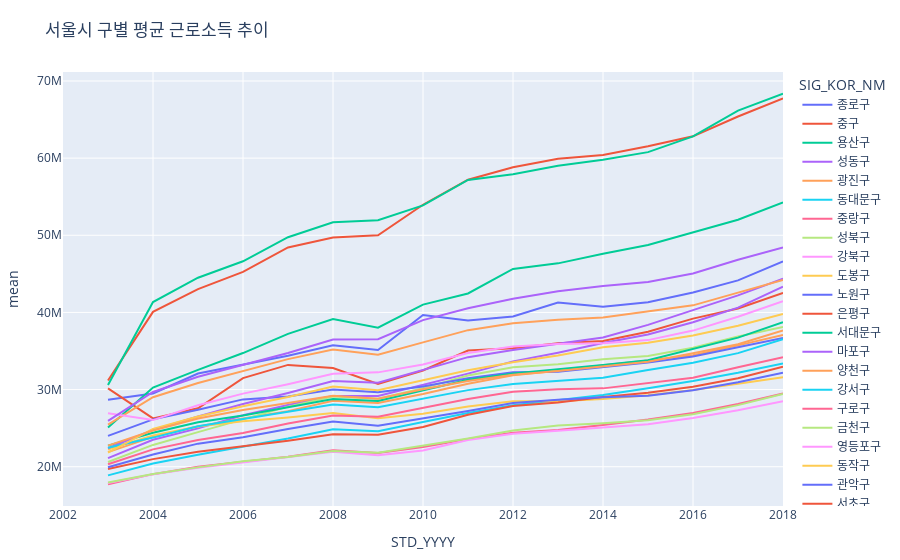

This figure's notebook cell:
### Code cell
fig = px.line(ds[ds['var']=='inc_wage'], x='STD_YYYY', y='mean', color='SIG_KOR_NM')
fig.update_layout(
    margin={"r":16,"t":72,"l":16,"b":16},
    title='서울시 구별 평균 근로소득 추이',)
fig.show()

### Figure 1 — Plotly figure (JSON) as saved in the notebook; plotly's stock layout.template omitted (floating-point values rounded to 4 significant figures)
{"data": [{"hovertemplate": "SIG_KOR_NM=종로구<br>STD_YYYY=%{x}<br>mean=%{y}<extra></extra>", "legendgroup": "종로구", "line": {"color": "#636efa", "dash": "solid"}, "mode": "lines", "name": "종로구", "orientation": "v", "showlegend": true, "type": "scatter", "x": [2002, 2003, 2004, 2005, 2006, 2007, 2008, 2009, 2010, 2011, 2012, 2013, 2014, 2015, 2016, 2017, 2018], "xaxis": "x", "y": [null, 28670000.0, 29500000.0, 32080000.0, 33270000.0, 34380000.0, 35740000.0, 35140000.0, 39660000.0, 38940000.0, 39480000.0, 41280000.0, 40750000.0, 41320000.0, 42570000.0, 44150000.0, 46620000.0], "yaxis": "y"}, {"hovertemplate": "SIG_KOR_NM=중구<br>STD_YYYY=%{x}<br>mean=%{y}<extra></extra>", "legendgroup": "중구", "line": {"color": "#EF553B", "dash": "solid"}, "mode": "lines", "name": "중구", "orientation": "v", "showlegend": true, "type": "scatter", "x": [2002, 2003, 2004, 2005, 2006, 2007, 2008, 2009, 2010, 2011, 2012, 2013, 2014, 2015, 2016, 2017, 2018], "xaxis": "x", "y": [null, 30150000.0, 26260000.0, 27570000.0, 31490000.0, 33200000.0, 32800000.0, 30730000.0, 32470000.0, 35060000.0, 35360000.0, 36000000.0, 36280000.0, 37490000.0, 39200000.0, 40510000.0, 42540000.0], "yaxis": "y"}, {"hovertemplate": "SIG_KOR_NM=용산구<br>STD_YYYY=%{x}<br>mean=%{y}<extra></extra>", "legendgroup": "용산구", "line": {"color": "#00cc96", "dash": "solid"}, "mode": "lines", "name": "용산구", "orientation": "v", "showlegend": true, "type": "scatter", "x": [2002, 2003, 2004, 2005, 2006, 2007, 2008, 2009, 2010, 2011, 2012, 2013, 2014, 2015, 2016, 2017, 2018], "xaxis": "x", "y": [null, 25080000.0, 30250000.0, 32550000.0, 34730000.0, 37220000.0, 39140000.0, 38020000.0, 41020000.0, 42450000.0, 45630000.0, 46360000.0, 47610000.0, 48740000.0, 50380000.0, 52020000.0, 54270000.0], "yaxis": "y"}, {"hovertemplate": "SIG_KOR_NM=성동구<br>STD_YYYY=%{x}<br>mean=%{y}<extra></extra>", "legendgroup": "성동구", "line": {"color": "#ab63fa", "dash": "solid"}, "mode": "lines", "name": "성동구", "orientation": "v", "showlegend": true, "type": "scatter", "x": [2002, 2003, 2004, 2005, 2006, 2007, 2008, 2009, 2010, 2011, 2012, 2013, 2014, 2015, 2016, 2017, 2018], "xaxis": "x", "y": [null, 21120000.0, 23500000.0, 24970000.0, 26670000.0, 28010000.0, 29180000.0, 29160000.0, 30640000.0, 32070000.0, 33660000.0, 34780000.0, 36030000.0, 37130000.0, 38720000.0, 40620000.0, 43330000.0], "yaxis": "y"}, {"hovertemplate": "SIG_KOR_NM=광진구<br>STD_YYYY=%{x}<br>mean=%{y}<extra></extra>", "legendgroup": "광진구", "line": {"color": "#FFA15A", "dash": "solid"}, "mode": "lines", "name": "광진구", "orientation": "v", "showlegend": true, "type": "scatter", "x": [2002, 2003, 2004, 2005, 2006, 2007, 2008, 2009, 2010, 2011, 2012, 2013, 2014, 2015, 2016, 2017, 2018], "xaxis": "x", "y": [null, 21890000.0, 23870000.0, 25220000.0, 26270000.0, 27210000.0, 28540000.0, 28250000.0, 29430000.0, 30750000.0, 31840000.0, 32440000.0, 33160000.0, 33760000.0, 34450000.0, 35730000.0, 37080000.0], "yaxis": "y"}, {"hovertemplate": "SIG_KOR_NM=동대문구<br>STD_YYYY=%{x}<br>mean=%{y}<extra></extra>", "legendgroup": "동대문구", "line": {"color": "#19d3f3", "dash": "solid"}, "mode": "lines", "name": "동대문구", "orientation": "v", "showlegend": true, "type": "scatter", "x": [2002, 2003, 2004, 2005, 2006, 2007, 2008, 2009, 2010, 2011, 2012, 2013, 2014, 2015, 2016, 2017, 2018], "xaxis": "x", "y": [null, 18880000.0, 20420000.0, 21550000.0, 22610000.0, 23650000.0, 24840000.0, 24590000.0, 25810000.0, 26970000.0, 27970000.0, 28600000.0, 29300000.0, 30180000.0, 31100000.0, 32170000.0, 33390000.0], "yaxis": "y"}, {"hovertemplate": "SIG_KOR_NM=중랑구<br>STD_YYYY=%{x}<br>mean=%{y}<extra></extra>", "legendgroup": "중랑구", "line": {"color": "#FF6692", "dash": "solid"}, "mode": "lines", "name": "중랑구", "orientation": "v", "showlegend": true, "type": "scatter", "x": [2002, 2003, 2004, 2005, 2006, 2007, 2008, 2009, 2010, 2011, 2012, 2013, 2014, 2015, 2016, 2017, 2018], "xaxis": "x", "y": [null, 17720000.0, 19040000.0, 20000000.0, 20650000.0, 21300000.0, 22150000.0, 21790000.0, 22570000.0, 23580000.0, 24410000.0, 24760000.0, 25410000.0, 26110000.0, 26980000.0, 28130000.0, 29490000.0], "yaxis": "y"}, {"hovertemplate": "SIG_KOR_NM=성북구<br>STD_YYYY=%{x}<br>mean=%{y}<extra></extra>", "legendgroup": "성북구", "line": {"color": "#B6E880", "dash": "solid"}, "mode": "lines", "name": "성북구", "orientation": "v", "showlegend": true, "type": "scatter", "x": [2002, 2003, 2004, 2005, 2006, 2007, 2008, 2009, 2010, 2011, 2012, 2013, 2014, 2015, 2016, 2017, 2018], "xaxis": "x", "y": [null, 20610000.0, 22830000.0, 24480000.0, 26100000.0, 27790000.0, 29110000.0, 28820000.0, 30190000.0, 31830000.0, 32890000.0, 33270000.0, 33930000.0, 34350000.0, 35430000.0, 36890000.0, 38120000.0], "yaxis": "y"}, {"hovertemplate": "SIG_KOR_NM=강북구<br>STD_YYYY=%{x}<br>mean=%{y}<extra></extra>", "legendgroup": "강북구", "line": {"color": "#FF97FF", "dash": "solid"}, "mode": "lines", "name": "강북구", "orientation": "v", "showlegend": true, "type": "scatter", "x": [2002, 2003, 2004, 2005, 2006, 2007, 2008, 2009, 2010, 2011, 2012, 2013, 2014, 2015, 2016, 2017, 2018], "xaxis": "x", "y": [null, 17900000.0, 19010000.0, 19870000.0, 20530000.0, 21230000.0, 21940000.0, 21490000.0, 22110000.0, 23460000.0, 24290000.0, 24650000.0, 25050000.0, 25500000.0, 26310000.0, 27320000.0, 28490000.0], "yaxis": "y"}, {"hovertemplate": "SIG_KOR_NM=도봉구<br>STD_YYYY=%{x}<br>mean=%{y}<extra></extra>", "legendgroup": "도봉구", "line": {"color": "#FECB52", "dash": "solid"}, "mode": "lines", "name": "도봉구", "orientation": "v", "showlegend": true, "type": "scatter", "x": [2002, 2003, 2004, 2005, 2006, 2007, 2008, 2009, 2010, 2011, 2012, 2013, 2014, 2015, 2016, 2017, 2018], "xaxis": "x", "y": [null, 22230000.0, 24060000.0, 25230000.0, 25890000.0, 26380000.0, 26980000.0, 26290000.0, 26880000.0, 27800000.0, 28490000.0, 28500000.0, 28770000.0, 29270000.0, 29950000.0, 30740000.0, 31600000.0], "yaxis": "y"}, {"hovertemplate": "SIG_KOR_NM=노원구<br>STD_YYYY=%{x}<br>mean=%{y}<extra></extra>", "legendgroup": "노원구", "line": {"color": "#636efa", "dash": "solid"}, "mode": "lines", "name": "노원구", "orientation": "v", "showlegend": true, "type": "scatter", "x": [2002, 2003, 2004, 2005, 2006, 2007, 2008, 2009, 2010, 2011, 2012, 2013, 2014, 2015, 2016, 2017, 2018], "xaxis": "x", "y": [null, 24000000.0, 26140000.0, 27390000.0, 28730000.0, 29100000.0, 30010000.0, 29650000.0, 30390000.0, 31460000.0, 32260000.0, 32300000.0, 32910000.0, 33520000.0, 34280000.0, 35460000.0, 36700000.0], "yaxis": "y"}, {"hovertemplate": "SIG_KOR_NM=은평구<br>STD_YYYY=%{x}<br>mean=%{y}<extra></extra>", "legendgroup": "은평구", "line": {"color": "#EF553B", "dash": "solid"}, "mode": "lines", "name": "은평구", "orientation": "v", "showlegend": true, "type": "scatter", "x": [2002, 2003, 2004, 2005, 2006, 2007, 2008, 2009, 2010, 2011, 2012, 2013, 2014, 2015, 2016, 2017, 2018], "xaxis": "x", "y": [null, 19710000.0, 20980000.0, 21940000.0, 22610000.0, 23360000.0, 24220000.0, 24150000.0, 25150000.0, 26740000.0, 27860000.0, 28330000.0, 29020000.0, 29600000.0, 30380000.0, 31480000.0, 32970000.0], "yaxis": "y"}, {"hovertemplate": "SIG_KOR_NM=서대문구<br>STD_YYYY=%{x}<br>mean=%{y}<extra></extra>", "legendgroup": "서대문구", "line": {"color": "#00cc96", "dash": "solid"}, "mode": "lines", "name": "서대문구", "orientation": "v", "showlegend": true, "type": "scatter", "x": [2002, 2003, 2004, 2005, 2006, 2007, 2008, 2009, 2010, 2011, 2012, 2013, 2014, 2015, 2016, 2017, 2018], "xaxis": "x", "y": [null, 22730000.0, 24410000.0, 25780000.0, 26650000.0, 27720000.0, 28790000.0, 28510000.0, 29930000.0, 31260000.0, 32100000.0, 32600000.0, 33200000.0, 33800000.0, 35290000.0, 36730000.0, 38740000.0], "yaxis": "y"}, {"hovertemplate": "SIG_KOR_NM=마포구<br>STD_YYYY=%{x}<br>mean=%{y}<extra></extra>", "legendgroup": "마포구", "line": {"color": "#ab63fa", "dash": "solid"}, "mode": "lines", "name": "마포구", "orientation": "v", "showlegend": true, "type": "scatter", "x": [2002, 2003, 2004, 2005, 2006, 2007, 2008, 2009, 2010, 2011, 2012, 2013, 2014, 2015, 2016, 2017, 2018], "xaxis": "x", "y": [null, 22400000.0, 24770000.0, 26530000.0, 28130000.0, 29560000.0, 31110000.0, 30890000.0, 32530000.0, 34200000.0, 35130000.0, 35950000.0, 36760000.0, 38380000.0, 40310000.0, 42200000.0, 44380000.0], "yaxis": "y"}, {"hovertemplate": "SIG_KOR_NM=양천구<br>STD_YYYY=%{x}<br>mean=%{y}<extra></extra>", "legendgroup": "양천구", "line": {"color": "#FFA15A", "dash": "solid"}, "mode": "lines", "name": "양천구", "orientation": "v", "showlegend": true, "type": "scatter", "x": [2002, 2003, 2004, 2005, 2006, 2007, 2008, 2009, 2010, 2011, 2012, 2013, 2014, 2015, 2016, 2017, 2018], "xaxis": "x", "y": [null, 25470000.0, 29010000.0, 30840000.0, 32370000.0, 33950000.0, 35200000.0, 34520000.0, 36120000.0, 37700000.0, 38610000.0, 39040000.0, 39330000.0, 40100000.0, 40920000.0, 42570000.0, 44220000.0], "yaxis": "y"}, {"hovertemplate": "SIG_KOR_NM=강서구<br>STD_YYYY=%{x}<br>mean=%{y}<extra></extra>", "legendgroup": "강서구", "line": {"color": "#19d3f3", "dash": "solid"}, "mode": "lines", "name": "강서구", "orientation": "v", "showlegend": true, "type": "scatter", "x": [2002, 2003, 2004, 2005, 2006, 2007, 2008, 2009, 2010, 2011, 2012, 2013, 2014, 2015, 2016, 2017, 2018], "xaxis": "x", "y": [null, 22450000.0, 23780000.0, 25250000.0, 26190000.0, 27180000.0, 28070000.0, 27720000.0, 28820000.0, 29930000.0, 30710000.0, 31140000.0, 31530000.0, 32550000.0, 33470000.0, 34720000.0, 36520000.0], "yaxis": "y"}, {"hovertemplate": "SIG_KOR_NM=구로구<br>STD_YYYY=%{x}<br>mean=%{y}<extra></extra>", "legendgroup": "구로구", "line": {"color": "#FF6692", "dash": "solid"}, "mode": "lines", "name": "구로구", "orientation": "v", "showlegend": true, "type": "scatter", "x": [2002, 2003, 2004, 2005, 2006, 2007, 2008, 2009, 2010, 2011, 2012, 2013, 2014, 2015, 2016, 2017, 2018], "xaxis": "x", "y": [null, 20330000.0, 22250000.0, 23480000.0, 24380000.0, 25590000.0, 26620000.0, 26470000.0, 27620000.0, 28780000.0, 29720000.0, 30060000.0, 30160000.0, 30830000.0, 31540000.0, 32890000.0, 34200000.0], "yaxis": "y"}, {"hovertemplate": "SIG_KOR_NM=금천구<br>STD_YYYY=%{x}<br>mean=%{y}<extra></extra>", "legendgroup": "금천구", "line": {"color": "#B6E880", "dash": "solid"}, "mode": "lines", "name": "금천구", "orientation": "v", "showlegend": true, "type": "scatter", "x": [2002, 2003, 2004, 2005, 2006, 2007, 2008, 2009, 2010, 2011, 2012, 2013, 2014, 2015, 2016, 2017, 2018], "xaxis": "x", "y": [null, 17960000.0, 19070000.0, 19920000.0, 20720000.0, 21270000.0, 22050000.0, 21830000.0, 22730000.0, 23650000.0, 24680000.0, 25330000.0, 25640000.0, 26030000.0, 26790000.0, 27990000.0, 29420000.0], "yaxis": "y"}, {"hovertemplate": "SIG_KOR_NM=영등포구<br>STD_YYYY=%{x}<br>mean=%{y}<extra></extra>", "legendgroup": "영등포구", "line": {"color": "#FF97FF", "dash": "solid"}, "mode": "lines", "name": "영등포구", "orientation": "v", "showlegend": true, "type": "scatter", "x": [2002, 2003, 2004, 2005, 2006, 2007, 2008, 2009, 2010, 2011, 2012, 2013, 2014, 2015, 2016, 2017, 2018], "xaxis": "x", "y": [null, 26940000.0, 26040000.0, 27970000.0, 29470000.0, 30700000.0, 32060000.0, 32230000.0, 33250000.0, 34750000.0, 35580000.0, 35910000.0, 36000000.0, 36410000.0, 37640000.0, 39440000.0, 41450000.0], "yaxis": "y"}, {"hovertemplate": "SIG_KOR_NM=동작구<br>STD_YYYY=%{x}<br>mean=%{y}<extra></extra>", "legendgroup": "동작구", "line": {"color": "#FECB52", "dash": "solid"}, "mode": "lines", "name": "동작구", "orientation": "v", "showlegend": true, "type": "scatter", "x": [2002, 2003, 2004, 2005, 2006, 2007, 2008, 2009, 2010, 2011, 2012, 2013, 2014, 2015, 2016, 2017, 2018], "xaxis": "x", "y": [null, 21830000.0, 24910000.0, 26520000.0, 27830000.0, 29040000.0, 30400000.0, 29920000.0, 31190000.0, 32500000.0, 33550000.0, 34400000.0, 35480000.0, 36070000.0, 37000000.0, 38270000.0, 39810000.0], "yaxis": "y"}, {"hovertemplate": "SIG_KOR_NM=관악구<br>STD_YYYY=%{x}<br>mean=%{y}<extra></extra>", "legendgroup": "관악구", "line": {"color": "#636efa", "dash": "solid"}, "mode": "lines", "name": "관악구", "orientation": "v", "showlegend": true, "type": "scatter", "x": [2002, 2003, 2004, 2005, 2006, 2007, 2008, 2009, 2010, 2011, 2012, 2013, 2014, 2015, 2016, 2017, 2018], "xaxis": "x", "y": [null, 19930000.0, 21590000.0, 22990000.0, 23810000.0, 24880000.0, 25850000.0, 25310000.0, 26240000.0, 27230000.0, 28260000.0, 28690000.0, 28990000.0, 29200000.0, 29930000.0, 30960000.0, 32180000.0], "yaxis": "y"}, {"hovertemplate": "SIG_KOR_NM=서초구<br>STD_YYYY=%{x}<br>mean=%{y}<extra></extra>", "legendgroup": "서초구", "line": {"color": "#EF553B", "dash": "solid"}, "mode": "lines", "name": "서초구", "orientation": "v", "showlegend": true, "type": "scatter", "x": [2002, 2003, 2004, 2005, 2006, 2007, 2008, 2009, 2010, 2011, 2012, 2013, 2014, 2015, 2016, 2017, 2018], "xaxis": "x", "y": [null, 31180000.0, 40070000.0, 43020000.0, 45260000.0, 48420000.0, 49710000.0, 50000000.0, 53960000.0, 57210000.0, 58820000.0, 59910000.0, 60410000.0, 61530000.0, 62830000.0, 65390000.0, 67750000.0], "yaxis": "y"}, {"hovertemplate": "SIG_KOR_NM=강남구<br>STD_YYYY=%{x}<br>mean=%{y}<extra></extra>", "legendgroup": "강남구", "line": {"color": "#00cc96", "dash": "solid"}, "mode": "lines", "name": "강남구", "orientation": "v", "showlegend": true, "type": "scatter", "x": [2002, 2003, 2004, 2005, 2006, 2007, 2008, 2009, 2010, 2011, 2012, 2013, 2014, 2015, 2016, 2017, 2018], "xaxis": "x", "y": [null, 30600000.0, 41350000.0, 44500000.0, 46630000.0, 49750000.0, 51690000.0, 51960000.0, 53870000.0, 57180000.0, 57910000.0, 59010000.0, 59780000.0, 60780000.0, 62810000.0, 66160000.0, 68350000.0], "yaxis": "y"}, {"hovertemplate": "SIG_KOR_NM=송파구<br>STD_YYYY=%{x}<br>mean=%{y}<extra></extra>", "legendgroup": "송파구", "line": {"color": "#ab63fa", "dash": "solid"}, "mode": "lines", "name": "송파구", "orientation": "v", "showlegend": true, "type": "scatter", "x": [2002, 2003, 2004, 2005, 2006, 2007, 2008, 2009, 2010, 2011, 2012, 2013, 2014, 2015, 2016, 2017, 2018], "xaxis": "x", "y": [null, 25950000.0, 29690000.0, 31650000.0, 33200000.0, 34750000.0, 36480000.0, 36530000.0, 39000000.0, 40540000.0, 41780000.0, 42730000.0, 43420000.0, 43960000.0, 45050000.0, 46840000.0, 48440000.0], "yaxis": "y"}, {"hovertemplate": "SIG_KOR_NM=강동구<br>STD_YYYY=%{x}<br>mean=%{y}<extra></extra>", "legendgroup": "강동구", "line": {"color": "#FFA15A", "dash": "solid"}, "mode": "lines", "name": "강동구", "orientation": "v", "showlegend": true, "type": "scatter", "x": [2002, 2003, 2004, 2005, 2006, 2007, 2008, 2009, 2010, 2011, 2012, 2013, 2014, 2015, 2016, 2017, 2018], "xaxis": "x", "y": [null, 22740000.0, 24700000.0, 26240000.0, 27360000.0, 28260000.0, 29200000.0, 28820000.0, 30060000.0, 31100000.0, 31920000.0, 32400000.0, 32970000.0, 33620000.0, 34700000.0, 35880000.0, 37660000.0], "yaxis": "y"}], "layout": {"autosize": true, "legend": {"title": {"text": "SIG_KOR_NM"}, "tracegroupgap": 0}, "margin": {"b": 16, "l": 16, "r": 16, "t": 72}, "title": {"text": "서울시 구별 평균 근로소득 추이"}, "xaxis": {"anchor": "y", "autorange": true, "domain": [0, 1], "range": [2002, 2018], "title": {"text": "STD_YYYY"}, "type": "linear"}, "yaxis": {"anchor": "x", "autorange": true, "domain": [0, 1], "range": [14910000.0, 71160000.0], "title": {"text": "mean"}, "type": "linear"}}}
